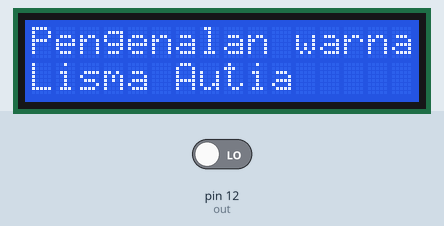
This sketch was run on a simulated Arduino Uno, built with avr-gcc and run on an emulated ATmega328P. On the bench: 16×2 character LCD. The inputs (shaded band) are chosen by the test bench; at power-on: pin 12 (out) LOW. Random numbers use the default seed unless the sketch sets one; the audio player accepts every command and is not drawn; what the sketch prints to the serial monitor is not drawn.

Above: at 1.2 s.
At 9.2 s:
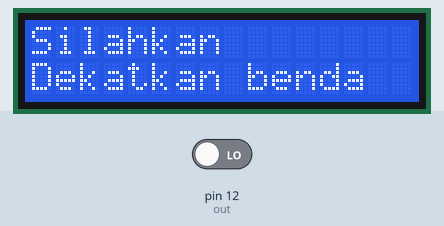

Measured:
- what the display in image 0 shows lasts 8.1 s, from 1.1 s to 9.2 s

The sketch:

main.ino
```cpp
#include <Wire.h>
#include <LiquidCrystal_I2C.h>

#include "Arduino.h"
#include "SoftwareSerial.h"
#include "DFRobotDFPlayerMini.h"
SoftwareSerial mySoftwareSerial(3, 2); // RX, TX
DFRobotDFPlayerMini myDFPlayer;

int dw = 0;

#define s0 7        //Module pins wiring
#define s1 9
#define s2 10
#define s3 11
#define out 12


int f_red = 0;
int f_green = 0;
int f_blue = 0;

int merah = 1;
int biru = 2;
int hijau = 3;
int kuning = 4;

int bt = 850;
int br = 780;
int bb = 500;
int bg = 300;
int bk = 100;

// 1 kuning
// 2 warna benda tidak terdeteksi
// 3 pembukaan
// 4 merah
// 5 biru
// 6 hijau

long randNumber;
LiquidCrystal_I2C lcd(0x27, 16, 2);
void setup() {
  pinMode(s0, OUTPUT);   //pin modes
  pinMode(s1, OUTPUT);
  pinMode(s2, OUTPUT);
  pinMode(s3, OUTPUT);
  pinMode(out, INPUT);

  lcd.begin();
  digitalWrite(s0, HIGH); //Putting S0/S1 on HIGH/HIGH levels means the output frequency scalling is at 100% (recommended)
  digitalWrite(s1, LOW); //LOW/LOW is off HIGH/LOW is 20% and LOW/HIGH is  2%

  // put your setup code here, to run once:
  mySoftwareSerial.begin(9600);
  Serial.begin(115200);
  Serial.println(F("DFRobot DFPlayer Mini Demo"));
  Serial.println(F("Initializing DFPlayer ... (May take 3~5 seconds)"));
  myDFPlayer.begin(mySoftwareSerial);
  if (!myDFPlayer.begin(mySoftwareSerial)) {  //Use softwareSerial to communicate with mp3.
    Serial.println(F("Unable to begin:"));
    Serial.println(F("1.Please recheck the connection!"));
    Serial.println(F("2.Please insert the SD card!"));
    while (true);
  }
  Serial.println(F("DFPlayer Mini online."));
  myDFPlayer.volume(30);  //Set volume value. From 0 to 30
  myDFPlayer.play(3);  //Play the first mp3
  printLcd("Pengenalan warna","Lisma Autia");
  delay(8000);
}

void loop() {
  printLcd("Silahkan","Dekatkan benda");
  delay(2000);
  cekWarna();
}

void utama()
{
  randNumber = random(6);

  // put your main code here, to run repeatedly:
  Serial.print("Nilai RAND : ");
  Serial.println(randNumber);
  delay(5000);
  if (randNumber == 3) {

  } else {
    if (randNumber == merah) {
      Serial.println("Benda berwarna merah");
      myDFPlayer.play(4);
      delay(3000);
    } else if (randNumber == biru) {
      Serial.println("Benda berwarna biru");
      myDFPlayer.play(5);
      delay(3000);
    } else if (randNumber == hijau) {
      Serial.println("Benda berwarna hijau");
      myDFPlayer.play(6);
      delay(3000);
    } else if (randNumber == kuning) {
      Serial.println("Benda berwarna kuning");
      myDFPlayer.play(1);
      delay(3000);
    } else {
      Serial.println("Tidak terdeteksi");
      myDFPlayer.play(2);
      delay(3000);
    }

  }


  if (dw == 5) {
    dw = 0;
  } else {
    dw++;
  }
  delay(2000);
}

void cekWarna()
{
  digitalWrite(s2, LOW);
  digitalWrite(s3, LOW);
  f_red = pulseIn(out, LOW);
  Serial.print("R = ");
  Serial.print(f_red);
  delay(250);

  digitalWrite(s2, HIGH);
  digitalWrite(s3, HIGH);
  f_green = pulseIn(out, LOW);
  Serial.print(" - G = ");
  Serial.print(f_green);
  delay(250);

  digitalWrite(s2, LOW);
  digitalWrite(s3, HIGH);
  f_blue = pulseIn(out, LOW);
  Serial.print(" - B = ");
  Serial.println(f_blue);
  delay(250);

  if (f_green > bt) {
    Serial.println("Tidak terdeteksi");
        myDFPlayer.play(2);
    printLcd("Warna tidak","terdeteksi");
    delay(3000);
  } else if (f_green > br) {
    Serial.println("Merah");
        myDFPlayer.play(4);
    printLcd("Warna merah","terdeteksi");
    delay(3000);
  } else if (f_green > bb) {
    Serial.println("Biru");
        myDFPlayer.play(5);
    printLcd("Warna biru","terdeteksi");
    delay(3000);
  } else if (f_green > bg) {
    Serial.println("Hijauu");
        myDFPlayer.play(6);
    printLcd("Warna hijau","terdeteksi");
    delay(3000);
  } else if (f_green > bk) {
    Serial.println("Kuning");
        myDFPlayer.play(1);
    printLcd("Warna kuning","terdeteksi");
    delay(3000);
  }

  delay(2000);

}

void printLcd(String teks, String teks2){
  lcd.clear();
  lcd.setCursor(0,0);
  lcd.print(teks);
  lcd.setCursor(0,1);
  lcd.print(teks2);
}
```
